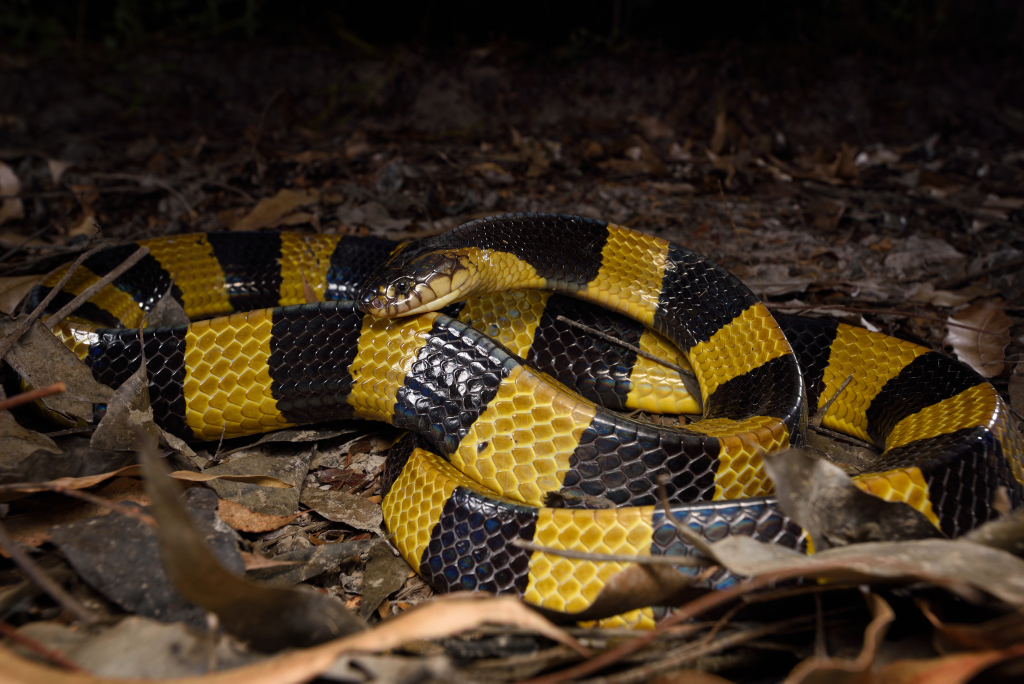
#> input picture l1-gemini/banded_krait.jpeg, 2048 x 1367 px (shown at 1/2 size)
$ python 4-multimodal.py
#> lines starting #> are read from the running program, lines starting #| are printed output that depends on the picture
import os
from google import genai
from PIL import Image

client = genai.Client(api_key=os.getenv("GEMINI_API_KEY"))

image = Image.open("banded_krait.jpeg")
#> image is the input picture: PIL image 2048x1367 RGB; mean R, G, B 61.2, 47, 29.9
image.thumbnail([512,512])
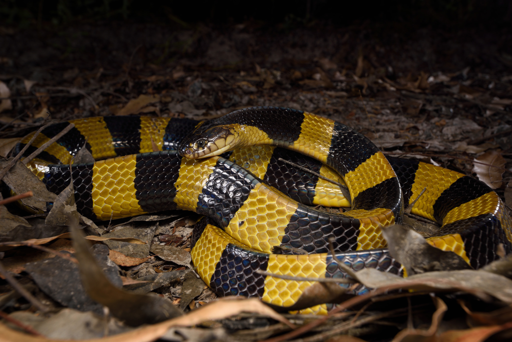
#> image: PIL image 512x342 RGB; mean R, G, B 61.4, 47.2, 30.1

image1 = Image.open("bluering.png")
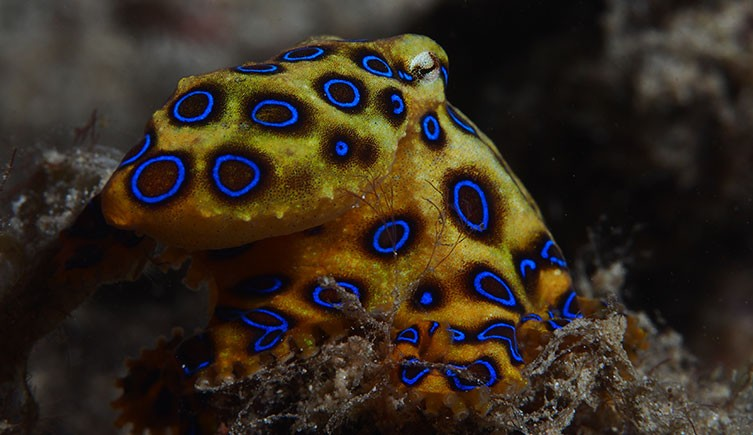
#> input picture l1-gemini/bluering.png, 753 x 435 px
#> image1 is the input picture: PIL image 753x435 RGB; mean R, G, B 53.2, 43.3, 32
image1.thumbnail([512,512])
#> image1: PIL image 512x296 RGB

image2 = Image.open("frog dart.jpeg")
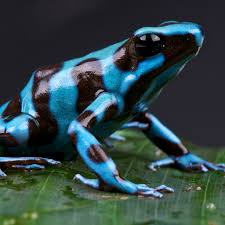
#> input picture l1-gemini/frog dart.jpeg, 225 x 225 px
#> image2 is the input picture: PIL image 225x225 RGB; mean R, G, B 49.7, 69, 70.2
image2.thumbnail([512,512])


response = client.models.generate_content(
    model='gemini-2.5-flash-lite',
    contents=[
        image,image1,image2,
        "เขียนคำอธิบายสั้นๆ ของภาพนี้ ซึ่งเหมาะสำหรับเป็นสารคดีสัตว์ป่าเพื่อการศึกษาสำหรับเด็กอายุต่ำกว่า 10 ปี รวมถึงชื่อของสัตว์ ถิ่นที่อยู่อาศัย และข้อเท็จจริงสนุกๆ เกี่ยวกับสัตว์นั้นๆ และบอกด้วยว่าสัตว์ตัวไหนอันตรายกว่ากัน"
    ]
)
print("\nResponse:")
print(response.text)
